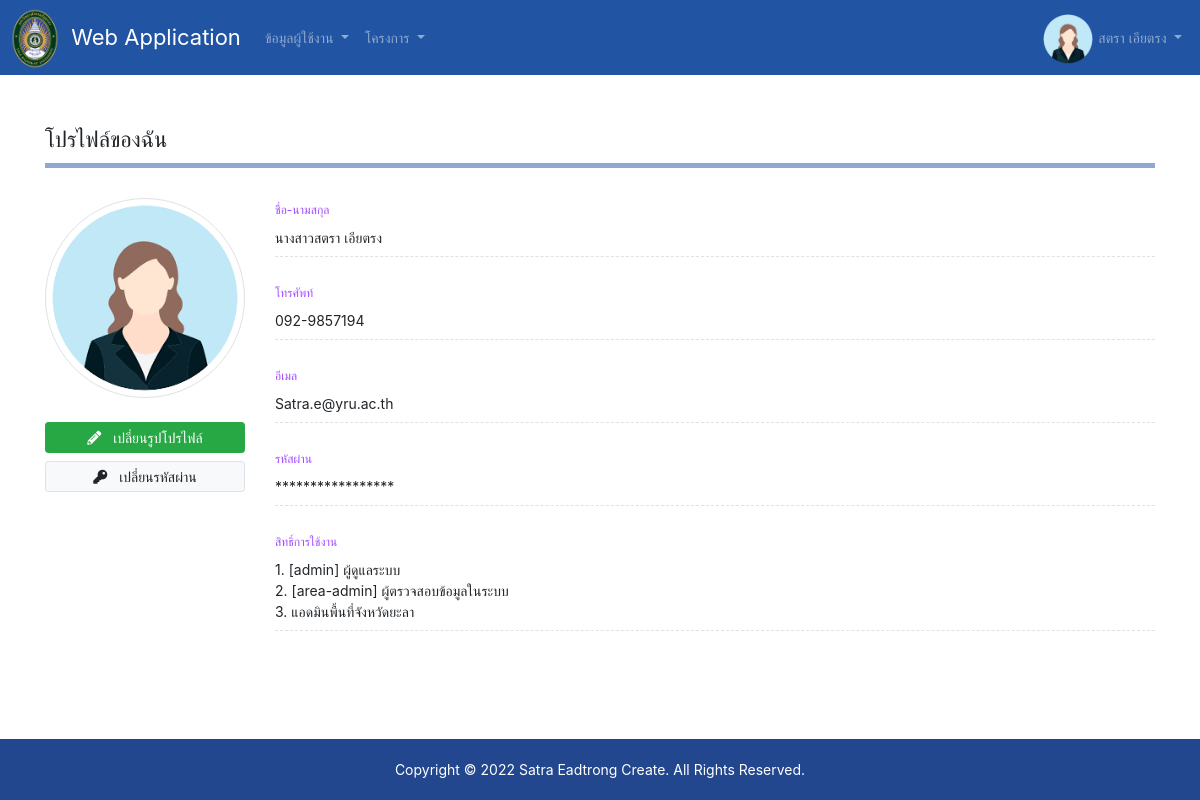
The page /?page=all-profile (signed in) on the database its author committed.
### tables this page shows
CREATE TABLE `user_level` (
  `user_id` int(11) NOT NULL,
  `level_id` int(11) NOT NULL,
  `date` datetime NOT NULL,
  `user` int(11) NOT NULL
);

CREATE TABLE `level` (
  `level_id` int(11) NOT NULL,
  `program_code` varchar(255) NOT NULL,
  `level_name` varchar(255) NOT NULL,
  `level_desc` varchar(255) NOT NULL
);

CREATE TABLE `user_area` (
  `user_id` int(11) NOT NULL,
  `province_id` varchar(2) NOT NULL,
  `is_admin` varchar(1) NOT NULL COMMENT 'Y: เป็นแอดมินพื้นที่\r\nN: ไม่เป็นแอดมินพื้นที่',
  `date` datetime NOT NULL,
  `user` int(11) NOT NULL
);

CREATE TABLE `province` (
  `province_id` varchar(2) NOT NULL COMMENT 'รหัสจังหวัด',
  `province_name_thai` varchar(200) NOT NULL COMMENT 'ชื่อจังหวัดภาษาไทย',
  `province_name_eng` varchar(200) NOT NULL COMMENT 'ชื่อจังหวัดภาษาอังกฤษ'
);

### php/func.php (called while the page is built, shortened)
<?php
    function GetUser() {
    	global $DATABASE;
    	$email = @$_SESSION["email"];
    	$password = @$_SESSION["password"];
    	$sql = "
            SELECT
                user.*,
                ip.item_prefix_name
            FROM user
                INNER JOIN item_prefix ip ON ip.item_prefix_id=user.item_prefix_id
            WHERE user.email='".$email."' AND user.password='".$password."' AND user.`status`='Y'
        ";
    	$obj = $DATABASE->QueryObj($sql);
    	if( sizeof($obj)==1 ) {
            unset($obj[0]["password"]);
            $sql = "
                SELECT *
                FROM level
                    LEFT JOIN user_level ON user_level.level_id=level.level_id AND user_level.user_id='".$obj[0]["user_id"]."'
                ORDER BY level.level_id
            ";
            $obj2 = $DATABASE->QueryObj($sql);
            $obj[0]["level"] = array();
            foreach($obj2 as $row) {
                $obj[0]["level"][$row["program_code"]] = ($row["user_id"]==$obj[0]["user_id"])? "Y" : "N";
            }
    		return $obj[0];
    	}
    	return null;
    }

### php/config.all.php (called while the page is built, shortened)
<?php
    if( $_SERVER["HTTP_HOST"]=="pts.yru.ac.th" ) {
        $ROOT = "/pts/";
        $MODE = "production";
        $HOST = "localhost";
        $USER = "";
        $PASS = "";
        $DBNAME = "";
    } else {
        $HOST = "localhost";
        $USER = "root";
        $PASS = "";
        $DBNAME = "db_projectapi";
    }
    $DATABASE = new Database($HOST, $USER, $PASS, $DBNAME);
    $USER = GetUser();

### php/class.database.php (called while the page is built, shortened)
<?php
	class Database {
		var $host = null;
		var $user = null;
		var $pass = null;
		var $dbname = null;
		var $charset = null;
		var $conn = null;
		public function __construct($host, $user, $pass, $dbname, $charset="UTF8") {
			$this->host = $host;
			$this->user = $user;
			$this->pass = $pass;
			$this->dbname = $dbname;
			$this->charset = $charset;
		}
		public function Close() {
			if(!$this->conn->connect_error) return $this->conn->close();
			return null;
		}
		private function Connect() {
			$host = $this->host;
			$user = $this->user;
			$pass = $this->pass;
			$dbname = $this->dbname;
			$this->conn = @new mysqli( $host , $user , $pass, $dbname );
			$this->conn->query("SET NAMES ".$this->charset);
			$this->conn->query("SET sql_mode = 'NO_AUTO_CREATE_USER,NO_ENGINE_SUBSTITUTION'");
		}
		public function Query($sql) {
			$q = $this->conn->query($sql);
			return $q;
		}
		public function QueryObj($sql, $index="") {
			$obj = array();
			$result = $this->Query($sql);
			while($row = $result->fetch_assoc()) {
				if($index=="") $obj[] = $row;
                else $obj[$row[$index]] = $row;
			}
			return $obj;
		}
	}

### php/autoload.php (called while the page is built, shortened)
<?php
    include_once("class.database.php");
    include_once("func.php");
    include_once("config.all.php");

### pages/all-profile/view.php (the view, shortened to what this page needs)
<div id="content-title">
    โปรไฟล์ของฉัน
</div>
<div id="content-body">
    <div id="profile" class="row">
        <div class="col-md-auto">
            <div class="profile-image">
                <a href="Javascript:">
                    <img id="profile-image" class="img-thumbnail mb-4" src="./files/user/<?php echo $USER["image"]; ?>"
                        onerror="ImageError(this, './files/user/default.png')" alt="Profile Image">
                </a>
                <div id="edit" class="mb-2">
                    <button type="button" id="btn-edit" class="btn btn-success btn-sm btn-block"><i
                            class="fas fa-pencil-alt mr-2"></i> เปลี่ยนรูปโปรไฟล์</button>
                </div>
                <a href="./?page=all-changepass" class="btn btn-light btn-sm border btn-block"><i
                        class="fas fa-key mr-2"></i> เปลี่ยนรหัสผ่าน</a>
            </div>
        </div>
        <div class="col">
            <div class="mb-4">
                <label>ชื่อ-นามสกุล</label>
                <div class="detail"><?php echo $USER["item_prefix_name"]; ?><?php echo $USER["user_name"]; ?>
                    <?php echo $USER["user_lname"]; ?></div>
            </div>
            <div class="mb-4">
                <label>โทรศัพท์</label>
                <div class="detail"><?php echo $USER["phone"]; ?></div>
            </div>
            <div class="mb-4">
                <label>อีเมล</label>
                <div class="detail"><?php echo $USER["email"]; ?></div>
            </div>
            <div class="mb-4">
                <label>รหัสผ่าน</label>
                <div class="detail">
                    <?php
                        for ($i=0; $i < strlen($USER["email"]); $i++) {
                            echo "*";
                        }
                    ?>
                </div>
            </div>
            <div class="mb-4">
                <label>สิทธิ์การใช้งาน</label>
                <div class="detail">
                    <?php
                        $txt = "";
                        $count = 1;
                        $sql = "
                            SELECT
                                `level`.*,
                                user_level.user_id
                            FROM `level`
                                LEFT JOIN user_level ON user_level.level_id=`level`.level_id AND user_level.user_id='".$USER["user_id"]."'
                            ORDER BY `level`.level_id
                        ";
                        $obj = $DATABASE->QueryObj($sql);
                        foreach($obj as $key=>$row) {
                            if( $row["user_id"]!="" ) {
                                $txt .= "<div>".$count.". [".$row["program_code"]."] ".$row["level_name"]."</div>";
                                $count++;
                            }
                        }
                        $sql = "
                            SELECT
                                user_area.is_admin,
                                province.province_name_thai
                            FROM user_area
                                INNER JOIN province ON province.province_id=user_area.province_id
                            WHERE user_area.user_id='".$USER["user_id"]."'
                        ";
                        $obj = $DATABASE->QueryObj($sql);
                        foreach($obj as $key=>$row) {
                            if( $row["is_admin"]=="Y" ) {
                                $txt .= "<div>".$count.". แอดมินพื้นที่จังหวัด".$row["province_name_thai"]."</div>";
                                $count++;
                            } else {
                                $txt .= "<div>".$count.". อาสาบันทึกแบบสอบถามพื้นที่จังหวัด".$row["province_name_thai"]."</div>";
                                $count++;
                            }
                        }
                        echo $txt;
                    ?>
                </div>
            </div>
        </div>
    </div>
</div>

### assets/index.css (style rules this page uses)
html { position: relative; min-height: 100%; }
body { padding-bottom: 64px; overflow-x: hidden; font-size: 14px; }
#content-title { margin-bottom: 30px; padding-bottom: 7px; border-bottom: 5px solid #90a9d0; font-size: 22px; }

### pages/all-profile/view.css (style rules this page uses)
#profile .profile-image { width: 200px; height: 200px; margin-bottom: 10px; }
#profile .profile-image img { width: 100%; height: 100%; border-radius: 50%; }
#profile label { font-size: 12px; color: #a24bff; }
#profile .detail { border-bottom: dashed 1px #e1e1e1; padding-bottom: 8px; }

### rows shown on the page
user_level: level.program_code "admin", level.level_name "ผู้ดูแลระบบ"
user_level: level.program_code "area-admin", level.level_name "ผู้ตรวจสอบข้อมูลในระบบ"
user_area: province.province_name_thai "ยะลา"

### other values the page prints
$USER['user_name'] "สตรา"
$USER['user_lname'] "เอียตรง"
$USER["item_prefix_name"] "นางสาว"
$USER["user_name"] "สตรา"
$USER["user_lname"] "เอียตรง"
$USER["phone"] "092-9857194"
$USER["email"] "Satra.e@yru.ac.th"
